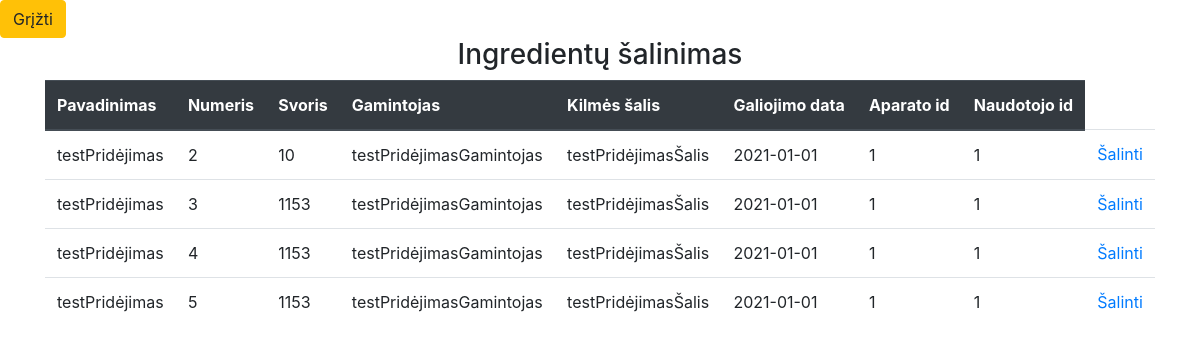
/Gamybos-valdymas/Views/Ingredientu-salinimas-pasirinkimas.php, run on the app's committed database.
### tables this page shows
CREATE TABLE `ingredientas` (
  `pavadinimas` varchar(255) DEFAULT NULL,
  `numeris` int(11) NOT NULL,
  `svoris` float DEFAULT NULL,
  `gamintojas` varchar(255) DEFAULT NULL,
  `kilmes_salis` varchar(255) DEFAULT NULL,
  `galiojimo_data` date DEFAULT NULL,
  `fk_Aparatasid_Aparatas` int(11) NOT NULL,
  `fk_Naudotojasid_Naudotojas` int(11) NOT NULL
);

### Gamybos-valdymas/Controllers/ingredientas_controller.php (called while the page is built, shortened)
<?php
require_once("../../connection.php");
$stmt = $pdo->query("SELECT * from ingredientas");
$rows = $stmt->fetchAll(PDO::FETCH_ASSOC);
$ingredientai = [];
foreach($rows as $row)
{
    $ingredientas = new Ingredientas();
    $ingredientas->pavadinimas = $row["pavadinimas"];
    $ingredientas->numeris = $row["numeris"];
    $ingredientas->svoris = $row["svoris"];
    $ingredientas->gamintojas = $row["gamintojas"];
    $ingredientas->kilmes_salis = $row["kilmes_salis"];
    $ingredientas->galiojimo_data = $row["galiojimo_data"];
    $ingredientas->aparato_id = $row["fk_Aparatasid_Aparatas"];
    $ingredientas->naudotojo_id = $row["fk_Naudotojasid_Naudotojas"];
}

### Gamybos-valdymas/Views/Ingredientu-salinimas-pasirinkimas.php (the view, shortened to what this page needs)
<?php
require_once("../Controllers/ingredientas_controller.php");
?>
<!DOCTYPE html>
<html lang="en">
<head>
    <link rel="stylesheet" href="https://cdn.jsdelivr.net/npm/bootstrap@4.5.3/dist/css/bootstrap.min.css">
</head>
<body>
    <a href="Atsakingu-darbuotoju-perziura.php" class="btn btn-warning">Grįžti</a>
    <h3 class="header">Ingredientų šalinimas</h3>
    <div class="container">
    <?php if (count($ingredientai) > 0): ?>
        <table class="table">
            <thead class="thead-dark">
                <tr>
                    <th scope="col">Pavadinimas</th><th scope="col">Numeris</th><th scope="col">Svoris</th>
                    <th scope="col">Gamintojas</th><th scope="col">Kilmės šalis</th><th scope="col">Galiojimo data</th>
                    <th scope="col">Aparato id</th><th scope="col">Naudotojo id</th>
                </tr>
            </thead>
            <tbody>
                <?php
                foreach($ingredientai as $ingredientas)
                {
                    echo "<tr><td>";
                    echo $ingredientas->pavadinimas;
                    echo "</td><td>";
                    echo $ingredientas->numeris;
                    echo "</td><td>";
                    echo $ingredientas->svoris;
                    echo "</td><td>";
                    echo $ingredientas->gamintojas;
                    echo "</td><td>";
                    echo $ingredientas->kilmes_salis;
                    echo "</td><td>";
                    echo $ingredientas->galiojimo_data;
                    echo "</td><td>";
                    echo $ingredientas->aparato_id;
                    echo "</td><td>";
                    echo $ingredientas->naudotojo_id;
                    echo "</td><td>";
                    echo ("<a href=\"Ingredientu-salinimas.php?numeris=".$ingredientas->numeris."\">Šalinti</a>");
                    echo "</td></tr>";
                }
                ?>
            </tbody>
        </table>
        <?php else: ?>
        <p>Nėra įrašų</p>
        <?php endif; ?>
    </div>
</body>
</html>

### Gamybos-valdymas/Views/Ingredientu-salinimas-pasirinkimas.php (style rules this page uses)
html, body { height: 100%; }
.container { display: flex; justify-content: center; align-items: center; }
.header { text-align: center; }

### data on the page
ingredientas: pavadinimas "testPridėjimas", numeris "2", svoris "10", gamintojas "testPridėjimasGamintojas", kilmes_salis "testPridėjimasŠalis", galiojimo_data "2021-01-01", fk_Aparatasid_Aparatas "1", fk_Naudotojasid_Naudotojas "1"
ingredientas: pavadinimas "testPridėjimas", numeris "3", svoris "1153", gamintojas "testPridėjimasGamintojas", kilmes_salis "testPridėjimasŠalis", galiojimo_data "2021-01-01", fk_Aparatasid_Aparatas "1", fk_Naudotojasid_Naudotojas "1"
ingredientas: pavadinimas "testPridėjimas", numeris "4", svoris "1153", gamintojas "testPridėjimasGamintojas", kilmes_salis "testPridėjimasŠalis", galiojimo_data "2021-01-01", fk_Aparatasid_Aparatas "1", fk_Naudotojasid_Naudotojas "1"
ingredientas: pavadinimas "testPridėjimas", numeris "5", svoris "1153", gamintojas "testPridėjimasGamintojas", kilmes_salis "testPridėjimasŠalis", galiojimo_data "2021-01-01", fk_Aparatasid_Aparatas "1", fk_Naudotojasid_Naudotojas "1"
